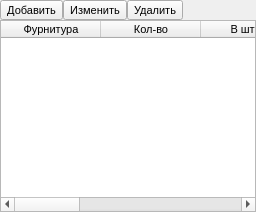
     <widget class="QWidget" name="tab_accessories">
      <attribute name="title">
       <string>Фурнитура</string>
      </attribute>
      <layout class="QGridLayout" name="gridLayout_7">
       <property name="leftMargin">
        <number>0</number>
       </property>
       <property name="topMargin">
        <number>0</number>
       </property>
       <property name="rightMargin">
        <number>0</number>
       </property>
       <property name="bottomMargin">
        <number>0</number>
       </property>
       <property name="spacing">
        <number>0</number>
       </property>
       <item row="0" column="0">
        <layout class="QHBoxLayout" name="horizontalLayout_3">
         <property name="spacing">
          <number>0</number>
         </property>
         <item>
          <widget class="QToolButton" name="toolButton_6">
           <property name="font">
            <font>
             <pointsize>8</pointsize>
            </font>
           </property>
           <property name="text">
            <string>Добавить</string>
           </property>
          </widget>
         </item>
         <item>
          <widget class="QToolButton" name="toolButton_5">
           <property name="font">
            <font>
             <pointsize>8</pointsize>
            </font>
           </property>
           <property name="text">
            <string>Изменить</string>
           </property>
          </widget>
         </item>
         <item>
          <widget class="QToolButton" name="toolButton_4">
           <property name="font">
            <font>
             <pointsize>8</pointsize>
            </font>
           </property>
           <property name="text">
            <string>Удалить</string>
           </property>
          </widget>
         </item>
         <item>
          <spacer name="horizontalSpacer_4">
           <property name="orientation">
            <enum>Qt::Horizontal</enum>
           </property>
           <property name="sizeHint" stdset="0">
            <size>
             <width>40</width>
             <height>20</height>
            </size>
           </property>
          </spacer>
         </item>
        </layout>
       </item>
       <item row="1" column="0">
        <widget class="QTableWidget" name="tw_accessories">
         <property name="font">
          <font>
           <family>Tahoma</family>
           <pointsize>8</pointsize>
          </font>
         </property>
         <property name="editTriggers">
          <set>QAbstractItemView::NoEditTriggers</set>
         </property>
         <property name="selectionBehavior">
          <enum>QAbstractItemView::SelectRows</enum>
         </property>
         <attribute name="verticalHeaderVisible">
          <bool>false</bool>
         </attribute>
         <attribute name="verticalHeaderDefaultSectionSize">
          <number>20</number>
         </attribute>
         <attribute name="verticalHeaderMinimumSectionSize">
          <number>18</number>
         </attribute>
         <column>
          <property name="text">
           <string>Фурнитура</string>
          </property>
         </column>
         <column>
          <property name="text">
           <string>Кол-во</string>
          </property>
         </column>
         <column>
          <property name="text">
           <string>В штуке</string>
          </property>
         </column>
         <column>
          <property name="text">
           <string>Итого штук</string>
          </property>
         </column>
         <column>
          <property name="text">
           <string>Цена за фур.</string>
          </property>
         </column>
         <column>
          <property name="text">
           <string>Итого за шт.</string>
          </property>
         </column>
         <column>
          <property name="text">
           <string>Итого</string>
          </property>
         </column>
        </widget>
       </item>
      </layout>
     </widget>
